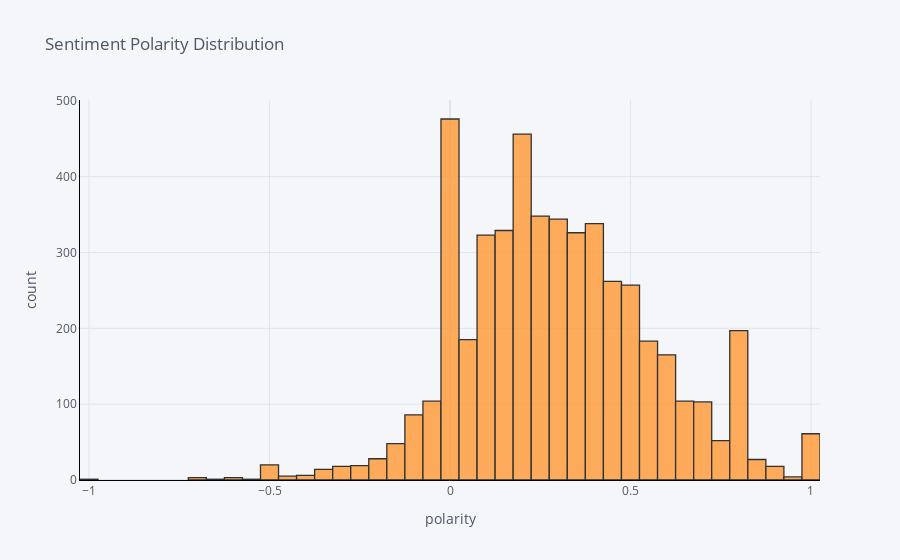

The notebook cell saved with this chart:
### Markdown cell above
# Sentiment polarity distribution

> > Let's look at our polarity distribution

### Code cell
process_reviews['polarity'].iplot(
    kind='hist',
    bins=50,
    xTitle='polarity',
    linecolor='black',
    yTitle='count',
    title='Sentiment Polarity Distribution')
plt.show()

### Figure 1 — Plotly figure (JSON) as saved in the notebook; plotly's stock layout.template omitted (floating-point values rounded to 4 significant figures; data arrays with more than 128 entries replaced by an {"elided": "..."} marker saying what was removed)
{"data": [{"histfunc": "count", "histnorm": "", "marker": {"color": "rgba(255, 153, 51, 1.0)", "line": {"color": "#000000", "width": 1.3}}, "name": "polarity", "nbinsx": 50, "opacity": 0.8, "orientation": "v", "type": "histogram", "x": {"elided": "4915 float values"}}], "layout": {"barmode": "overlay", "legend": {"bgcolor": "#F5F6F9", "font": {"color": "#4D5663"}}, "paper_bgcolor": "#F5F6F9", "plot_bgcolor": "#F5F6F9", "title": {"font": {"color": "#4D5663"}, "text": "Sentiment Polarity Distribution"}, "xaxis": {"gridcolor": "#E1E5ED", "linecolor": "black", "showgrid": true, "tickfont": {"color": "#4D5663"}, "title": {"font": {"color": "#4D5663"}, "text": "polarity"}, "zerolinecolor": "#E1E5ED"}, "yaxis": {"gridcolor": "#E1E5ED", "linecolor": "black", "showgrid": true, "tickfont": {"color": "#4D5663"}, "title": {"font": {"color": "#4D5663"}, "text": "count"}, "zerolinecolor": "#E1E5ED"}}}
